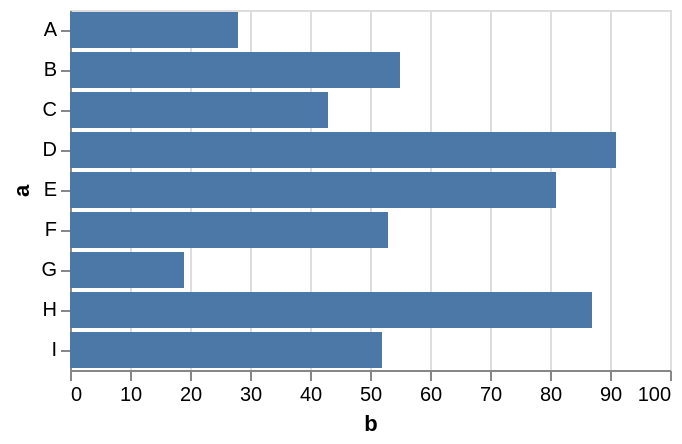

The Vega-Lite source for this figure:
### Vega specification from a JSON file in a GitHub repository (floating-point values rounded to 4 significant figures)
{"$schema": "https://vega.github.io/schema/vega/v6.json", "background": "white", "padding": 5, "width": 300, "style": "cell", "data": [{"name": "source_0", "values": [{"a": "A", "b": 28, "c": 5, "g": "x"}, {"a": "B", "b": 55, "c": 9, "g": "y"}, {"a": "C", "b": 43, "c": 2, "g": "x"}, {"a": "D", "b": 91, "c": 7, "g": "y"}, {"a": "E", "b": 81, "c": 4, "g": "x"}, {"a": "F", "b": 53, "c": 6, "g": "y"}, {"a": "G", "b": 19, "c": 8, "g": "x"}, {"a": "H", "b": 87, "c": 1, "g": "y"}, {"a": "I", "b": 52, "c": 3, "g": "x"}]}, {"name": "data_0", "source": "source_0", "transform": [{"type": "stack", "groupby": ["a"], "field": "b", "sort": {"field": [], "order": []}, "as": ["b_start", "b_end"], "offset": "zero"}, {"type": "filter", "expr": "isValid(datum[\"b\"]) && isFinite(+datum[\"b\"])"}]}], "signals": [{"name": "y_step", "value": 20}, {"name": "height", "update": "bandspace(domain('y').length, 0.1, 0.05) * y_step"}], "marks": [{"name": "marks", "type": "rect", "style": ["bar"], "from": {"data": "data_0"}, "encode": {"update": {"fill": {"value": "#4c78a8"}, "ariaRoleDescription": {"value": "bar"}, "description": {"signal": "\"b: \" + (format(datum[\"b\"], \"\")) + \"; a: \" + (isValid(datum[\"a\"]) ? isArray(datum[\"a\"]) ? join(datum[\"a\"], ' ') : datum[\"a\"] : \"\"+datum[\"a\"])"}, "x": {"scale": "x", "field": "b_end"}, "x2": {"scale": "x", "field": "b_start"}, "y": {"scale": "y", "field": "a"}, "height": {"signal": "max(0.25, bandwidth('y'))"}}}}], "scales": [{"name": "x", "type": "linear", "domain": {"data": "data_0", "fields": ["b_start", "b_end"]}, "range": [0, {"signal": "width"}], "nice": true, "zero": true}, {"name": "y", "type": "band", "domain": {"data": "data_0", "field": "a", "sort": true}, "range": {"step": {"signal": "y_step"}}, "paddingInner": 0.1, "paddingOuter": 0.05}], "axes": [{"scale": "x", "orient": "bottom", "gridScale": "y", "grid": true, "tickCount": {"signal": "ceil(width/40)"}, "domain": false, "labels": false, "aria": false, "maxExtent": 0, "minExtent": 0, "ticks": false, "zindex": 0}, {"scale": "x", "orient": "bottom", "grid": false, "title": "b", "labelFlush": true, "labelOverlap": true, "tickCount": {"signal": "ceil(width/40)"}, "zindex": 0}, {"scale": "y", "orient": "left", "grid": false, "title": "a", "zindex": 0}]}
